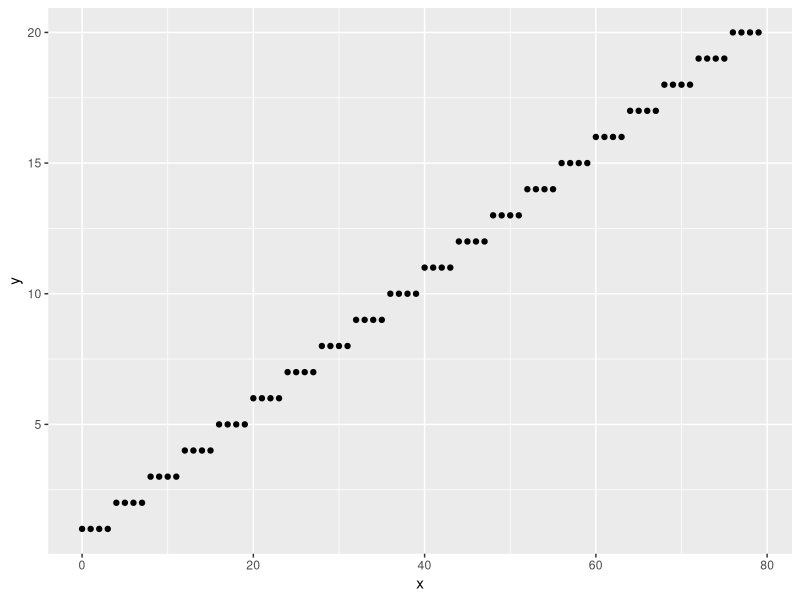
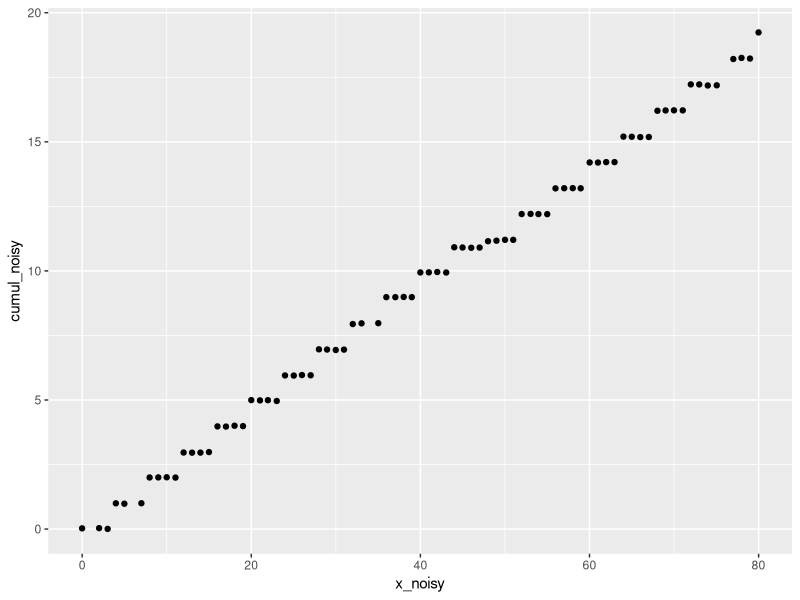

Recreate these plots in R, in order.
## ---- chunk 1
knitr::opts_chunk$set(echo = TRUE)
## ---- chunk 2
library("ggplot2")
## ---- chunk 3
step_func <- function(n = 100L, m = 10L) {
  dat <- sapply(1:n, function(x) rep(x, m))
  
  data.frame(
    x = 0:((n * m ) - 1), 
    y = as.vector(dat)
  )
}

step_dat <- step_func(n = 20, m = 4)
ggplot2::ggplot(step_dat, ggplot2::aes(x = x, y = y)) +
  ggplot2::geom_point()
## ---- chunk 4
set.seed(100)

make_data <- function(n = 100L,
                      m = 10L,
                      p = 0.15,
                      rmin = 0.2,
                      rmax = 0.8,
                      sd_x = 0.02,
                      sd_y = 0.02,
                      del_frac = 0.05) {

  sim <- data.frame(
    x = seq(m, n * m, by = m),
    y = 1 - rbinom(n, 1, p) * runif(n, min = rmin, max = rmax)
    )
  
  meas <- data.frame(
    x = 0:(n * m),
    noise_x = rnorm((n * m) + 1, mean = 0, sd = sd_x),
    noise_y = rnorm((n * m) + 1, mean = 0, sd = sd_y)
  )
  
  sim_noisy <- merge(sim, meas, all = TRUE)
  sim_noisy$y_noisy <- rowSums(sim_noisy[, c("y", "noise_y")], na.rm = TRUE)
  sim_noisy$x_noisy <- rowSums(sim_noisy[, c("x", "noise_x")], na.rm = TRUE)
  sim_noisy$cumul_noisy <- cumsum(sim_noisy$y_noisy)

  del_nrows = as.integer(n * m * del_frac)
  del_rows <- sample(n * m, del_nrows, replace = FALSE)
  
  sim_noisy[-del_rows, c("x_noisy", "cumul_noisy")]
}

sim_dat <- make_data(n = 20, m = 4)

ggplot2::ggplot(sim_dat, ggplot2::aes(x = x_noisy, y = cumul_noisy)) +
  ggplot2::geom_point()
